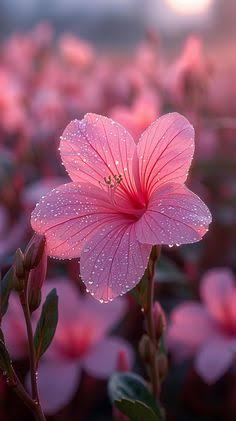
#> input picture lab practicals/exp 14/input.jpg, 236 x 421 px
$ python Ex14.py
#> lines starting #> are read from the running program, lines starting #| are printed output that depends on the picture
import cv2
import numpy as np

# Read the image
image = cv2.imread("input.jpg")
#> image is the input picture: shape (421, 236, 3); mean B, G, R 102.2, 78, 132.4

# Get image dimensions
height, width = image.shape[:2]
#> height = 421; width = 236

# Four points from the original image
points1 = np.float32([
    [50, 50],
    [width - 50, 50],
    [50, height - 50],
    [width - 50, height - 50]
])

# Four destination points
points2 = np.float32([
    [0, 0],
    [width, 0],
    [0, height],
    [width, height]
])
#> points2 = [[0, 0], [236, 0], [0, 421], [236, 421]]

# Create perspective transformation matrix
matrix = cv2.getPerspectiveTransform(points1, points2)

# Apply perspective transformation
result = cv2.warpPerspective(image, matrix, (width, height))
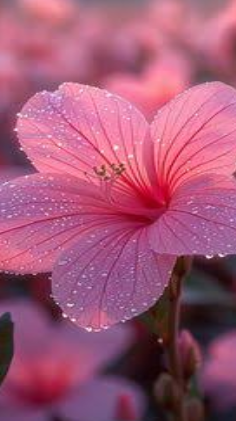
#> result: shape (421, 236, 3); mean B, G, R 117.4, 86.4, 161.6

# Save output
cv2.imwrite("perspective.jpg", result)

# Display
cv2.imshow("Original Image", image)
cv2.imshow("Perspective Transformation", result)

cv2.waitKey(0)
cv2.destroyAllWindows()
